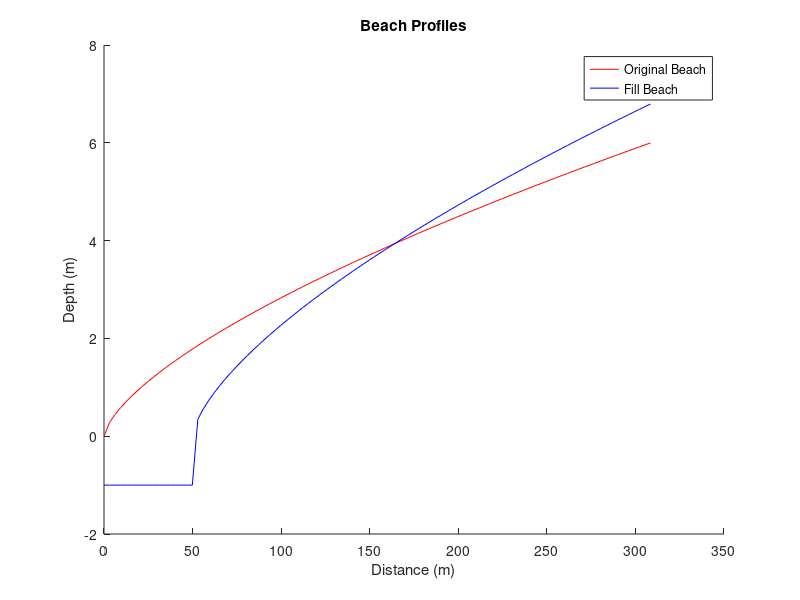

Here is the MATLAB script that generated this plot:
function beachSimulation()
    % Main Function to Run the Simulation

    % Input Data
    n = 100;
    din = 0.3; % Native Grain size
    dfin = 0.4; % Fill Grain size
    Win = 50.0; % Final Fill Width
    Bin = 1.0; % Berm Height
    hin = 6.0; % Depth of Closure

    % Calculate Profiles and Bathymetry
    [bathn, bathf, xmax, volume] = calculateBeach(n, din, dfin, Win, Bin, hin);

    % Plot Results
    plotBeach(bathn, bathf, xmax, volume);
end

% Supporting Functions
function bathymetry = createBathymetry(npts, dx, he, sl)
    % Create Bathymetry Structure
    bathymetry.NPTS = npts;
    bathymetry.DX = dx;
    bathymetry.h = he;
    bathymetry.slope = sl;
end

function [bathn, bathf, xmax, volume] = calculateBeach(n, din, dfin, Win, Bin, hin)
    % Calculate Beach Profiles and Metrics
    AN = Acalc(din);
    AF = Acalc(dfin);

    xmaxn = (hin / AN)^1.5;
    xmaxf = Win + (hin / AF)^1.5;

    hn = zeros(1, n);
    hf = zeros(1, n);

    if AF > AN
        yi = Win / (1 - (AN / AF)^1.5);
        hi = AN * yi^(2/3);
        if hi < hin
            xmax = xmaxn;
            volume = Bin * Win + 0.6 * AN * Win^(5/3) / (1 - (AN / AF)^1.5)^(2/3);
            [hn, hf] = calculateProfiles(n, xmaxn, Win, AN, AF, Bin);
        else
            xmax = xmaxf;
            volume = Bin * Win + 0.6 * hin * xmaxn * ((Win / xmaxn + (AN / AF)^1.5)^(5/3) - (AN / AF)^1.5);
            [hn, hf] = calculateProfiles(n, xmaxf, Win, AN, AF, Bin);
        end
    elseif AF == AN
        xmax = xmaxn + Win;
        volume = Win * (Bin + hin);
        [hn, hf] = calculateProfiles(n, xmax, Win, AN, AF, Bin);
    else
        xmax = xmaxf;
        volume = Bin * Win + 0.6 * hin * xmaxn * ((Win / xmaxn + (AN / AF)^1.5)^(5/3) - (AN / AF)^1.5);
        [hn, hf] = calculateProfiles(n, xmaxf, Win, AN, AF, Bin);
    end

    bathn = createBathymetry(n, xmax / (n - 1), hn, AN);
    bathf = createBathymetry(n, xmax / (n - 1), hf, AF);
end

function [hn, hf] = calculateProfiles(n, xmax, W, AN, AF, Bin)
    % Calculate Profiles for Native and Fill Beaches
    dx = xmax / (n - 1);
    hn = zeros(1, n);
    hf = zeros(1, n);
    for i = 1:n
        x = (i - 1) * dx;
        hn(i) = AN * x^0.6666;
        if x < W
            hf(i) = -Bin;
        else
            hf(i) = AF * (x - W)^0.6666;
        end
    end
end

function A = Acalc(d)
    % Calculate A based on Grain Size
    A = 0.0165 * d^3 - 0.2118 * d^2 + 0.5028 * d - 0.0008;
end

function plotBeach(bathn, bathf, xmax, volume)
    % Plot the Beach Profiles
    figure;
    hold on;

    % Original Beach Profile
    plot(linspace(0, xmax, bathn.NPTS), bathn.h, 'r', 'DisplayName', 'Original Beach');

    % Fill Beach Profile
    plot(linspace(0, xmax, bathf.NPTS), bathf.h, 'b', 'DisplayName', 'Fill Beach');

    % Display Results
    title('Beach Profiles');
    xlabel('Distance (m)');
    ylabel('Depth (m)');
    legend;

    % Display Metrics
    fprintf('A_N = %.3f\n', bathn.slope);
    fprintf('A_F = %.3f\n', bathf.slope);
    fprintf('x_max = %.2f\n', xmax);
    fprintf('Volume = %.2f m^3/m\n', volume);

    hold off;
end
